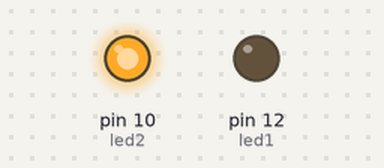
The sketch below on a simulated Arduino Uno, built with avr-gcc and run on an emulated ATmega328P. Shown: output pins drawn as LEDs (lit = HIGH).

Above: at 0.1 s.
Timing chart, 0 to 1.6 s (numbered marks = the images above):
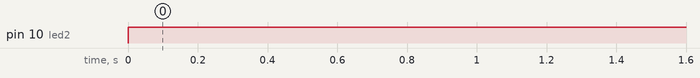

Measured:
- by itself, pin 10 (led2): LOW → HIGH at 0.00 s

The sketch:

exp_pwm_analogwrite.ino
```cpp
const int led1 = 12;
const int led2 = 10;


void setup() {
  pinMode(led1, OUTPUT);
  pinMode(led2, OUTPUT);

}

void loop() {

  analogWrite(led1, 64);
  analogWrite(led2, 255);

}
```
